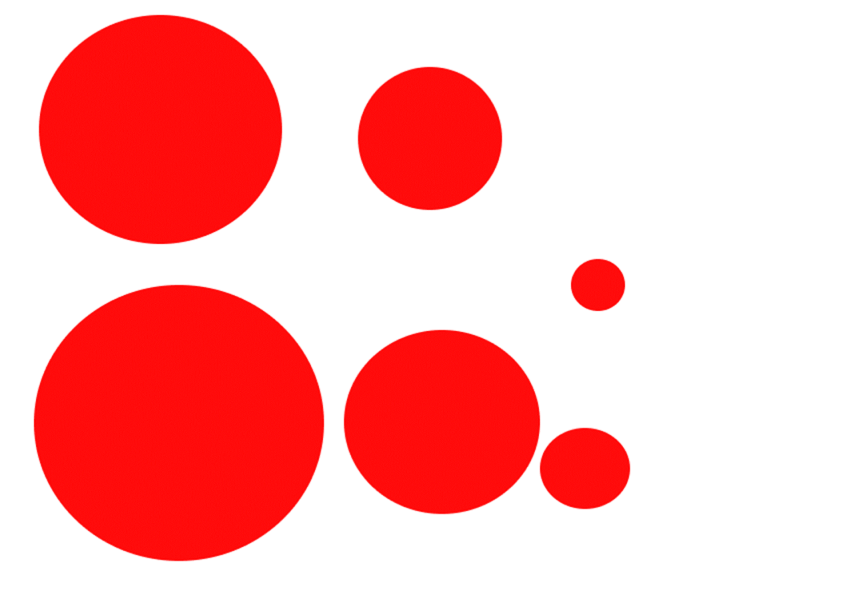
#> input picture data/templates/circle_template.png, 842 x 595 px
$ jupyter execute circle_diameter_template_making.ipynb
#> lines starting #> are read from the running program, lines starting #| are printed output that depends on the picture; after the words box and inside, x2 and y2 are one past the last pixel; in counts of white or black regions, pixels touching at a corner belong together
[cell 1]
import cv2
import numpy as np

[cell 2]
# Load your image
image = cv2.imread('data/templates/circle_template.png')  # Replace 'your_image_path.jpg' with the path to your image
#> image is the input picture: shape (595, 842, 3); mean B, G, R 177.6, 177.6, 255

[cell 3]
# Convert the image from BGR to RGB
image_rgb = cv2.cvtColor(image, cv2.COLOR_BGR2RGB)

[cell 4]
# Define the lower and upper bounds for the red color (adjust these values as needed)
lower_red = np.array([100, 0, 0])
upper_red = np.array([255, 100, 100])

[cell 5]
# Create a binary mask for the red color
red_mask = cv2.inRange(image_rgb, lower_red, upper_red)
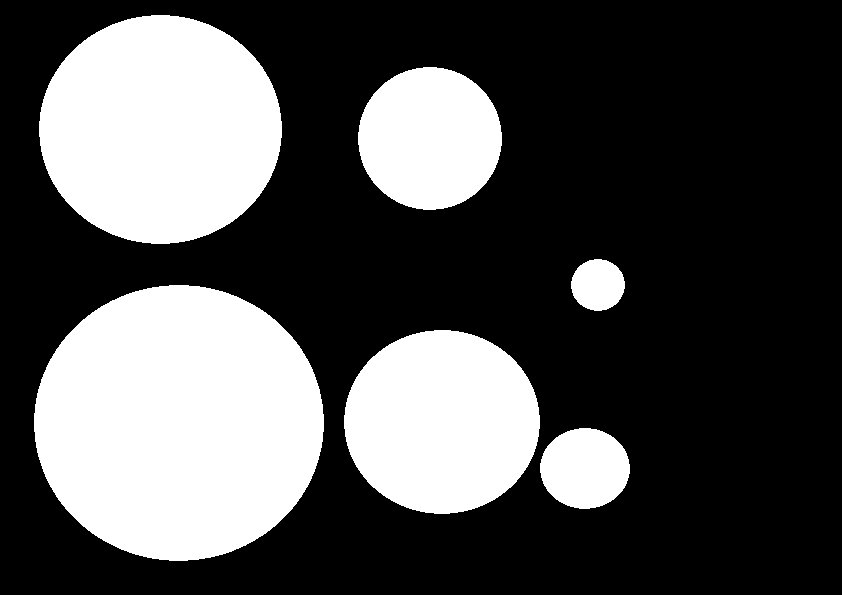
#> red_mask: shape (595, 842); 31.6% white; 6 white regions, box (x1, y1, x2, y2) and area: (34, 285, 324, 561) 62729, (39, 15, 282, 244) 43597, (344, 330, 540, 514) 28243, (358, 67, 502, 210) 16108, (540, 428, 630, 509) 5683, (571, 259, 625, 311) 2183

[cell 6]
# Save the binary mask
cv2.imwrite('data/templates/masked_template.png', red_mask)  ###can make make masked template on red color circle
#> Out = True
